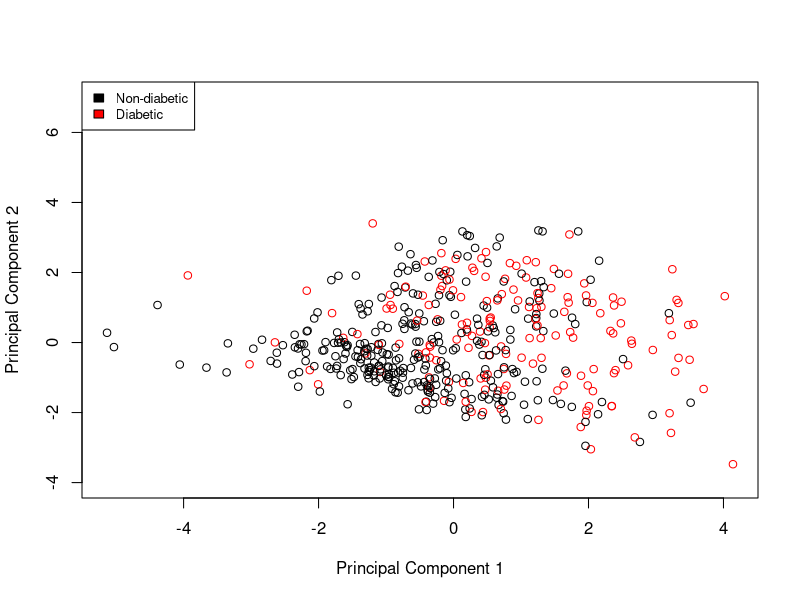
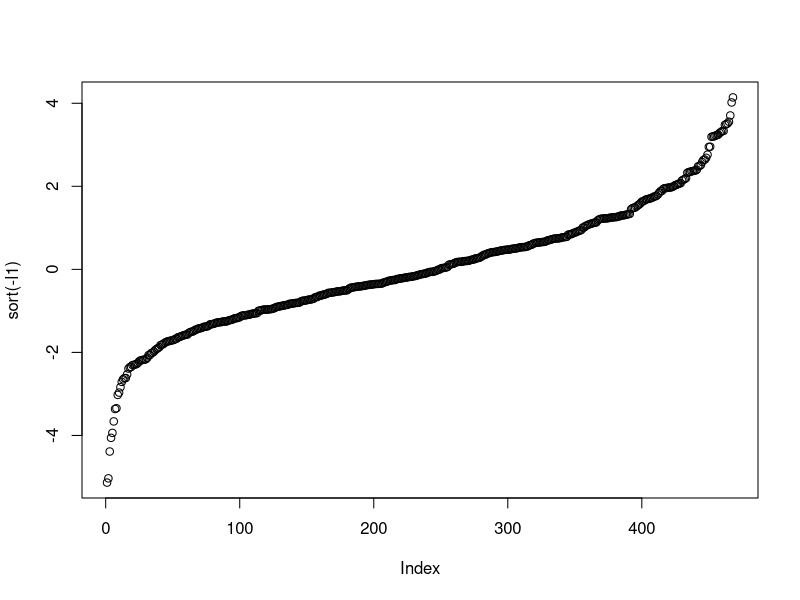
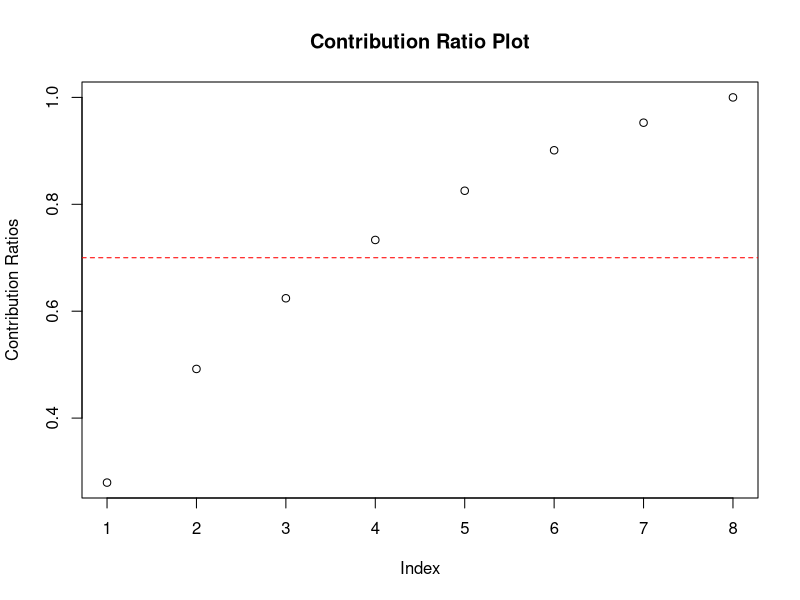
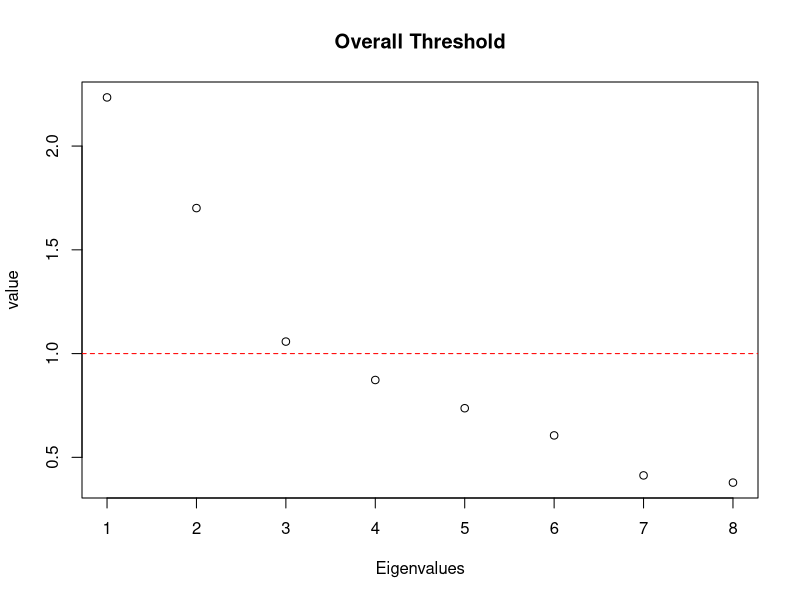
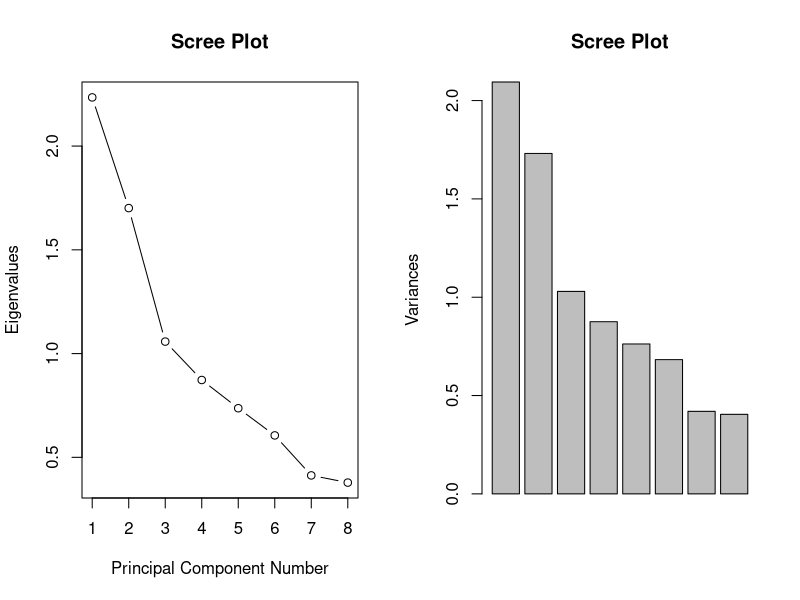

The R script that drew these images, in order: (Note: this script raises an error after producing the figures.)
## ---- chunk 1
# Loading in and renaming the data
library(mlbench)
data(PimaIndiansDiabetes)
data <- PimaIndiansDiabetes
data
## ---- chunk 2
# separating training and testing data
set.seed(123)
ind <- sample(2, nrow(PimaIndiansDiabetes),
              replace = TRUE,
              prob = c(0.6, 0.4))
training <- PimaIndiansDiabetes[ind==1,]
testing <- PimaIndiansDiabetes[ind==2,]
## ---- chunk 3
# removing diabetes column on training data
A <- training[, 1:8]

# Centering the data
A$pregnant <- A$pregnant - mean(A$pregnant)

A$glucose <- A$glucose - mean(A$glucose)

A$pressure <- A$pressure - mean(A$pressure)

A$triceps <- A$triceps - mean(A$triceps)

A$insulin <- A$insulin - mean(A$insulin)

A$mass <- A$mass - mean(A$mass)

A$pedigree <- A$pedigree - mean(A$pedigree)

A$age <- A$age - mean(A$age)

A

# scaling data (since values from column to column are extremely varied)
A_scaled <- data.frame(scale(A, center = F, scale = T))
## ---- chunk 4
# Calculating eigenvalues and eigenvectors of scaled + centered data
evalues <- eigen(cov(A_scaled))$values
evectors <- eigen(cov(A_scaled))$vectors

l1 <- evectors[1:8, 1] %*% t(A_scaled)
l2 <- evectors[1:8, 2] %*% t(A_scaled)

# Projecting data into 2D space defined by the first two principal components
plot(-l1, -l2, col = ifelse(training$diabetes == "pos", "red", "black"), ylim = c(-4, 7), xlab = "Principal Component 1", ylab = "Principal Component 2")
legend("topleft", legend = c("Non-diabetic", "Diabetic"), fill = c("black", "red"), cex = .8)

# plotting sorted PC1 scores, how data points distribute along the first principal component
plot(sort(-l1))
## ---- chunk 5
# Contribution ratio

len <- length(evalues)

# Finding contribution ratio
total <- sum(evalues)
contrib_ratio <- cumsum(evalues)/total

plot(contrib_ratio, ylab = "Contribution Ratios", main = "Contribution Ratio Plot") 
abline(a = .7, b = 0, col = "red", lty = 2)
## ---- chunk 6
# Creating a plot of the eigenvalues
plot(evalues, xlab = "Eigenvalues", ylab = "value", main = "Overall Threshold")
abline(a = 1, b = 0, col = "red", lty = 2)
## ---- chunk 7
# Creating scree plot
train_cor <- cor(A_scaled)
cor_evalues <- eigen(train_cor)$values
cor_evectors <- eigen(train_cor)$vectors

B <- data[, 1:8]

pca2 <- prcomp(B, center = T, scale = T) 
evalues2 <- (pca2$sdev)^2

# Plots
par(mfrow=c(1,2))
plot(cor_evalues, type = "b", main = "Scree Plot",
     ylab = "Eigenvalues", xlab = "Principal Component Number")
screeplot(pca2, main = "Scree Plot")

## ---- chunk 8
# Performing principal component analysis on the data

PCA <- prcomp(A_scaled, center = F, scale = F)
PCA$rotation
summary(PCA)
## ---- chunk 9
# Creating biplots
par(mfrow = c(1, 3))
# PC 1 and 2 biplot 
biplot(pca, choices = c(1, 2), xlabs = rep("*", nrow(A_scaled)), cex = .75, xlab = "PC1", ylab = "PC2", main = "PC1 vs PC2 Biplot")

# PC 1 and 3 biplot
biplot(pca, choices = c(1, 3), xlabs = rep("*", nrow(A_scaled)), cex = .75, xlab = "PC1", ylab = "PC3", main = "PC1 vs PC3 Biplot")

# PC 2 and 3 biplot
biplot(pca, choices = c(2, 3), xlabs = rep("*", nrow(A_scaled)), cex = .75, xlab = "PC2", ylab = "PC3", main = "PC2 vs PC3 Biplot")

